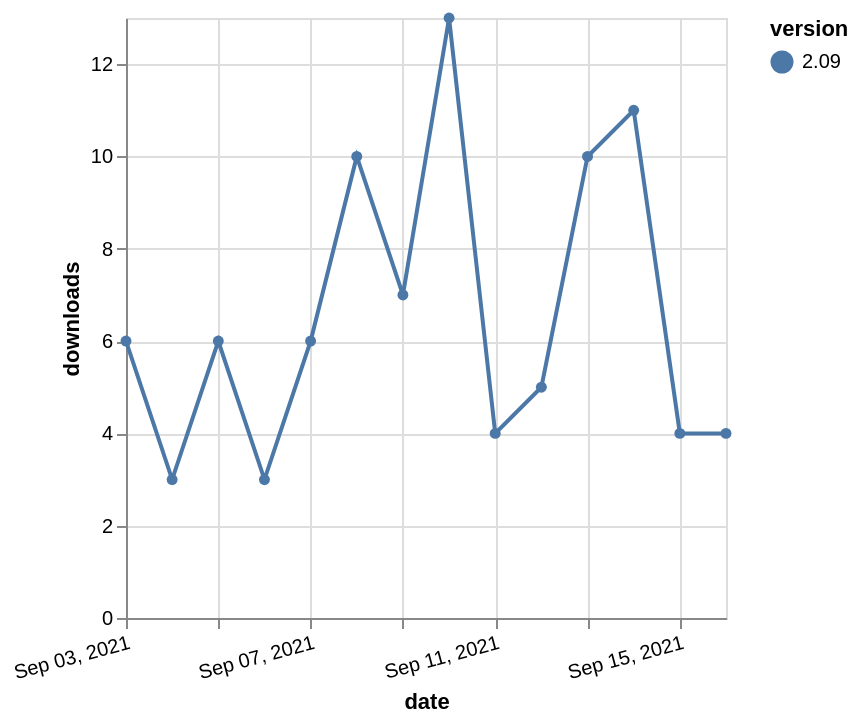

The Vega-Lite source for this figure:
### Vega-Lite specification from a JSON file in a GitHub repository (floating-point values rounded to 4 significant figures)
{"$schema": "https://vega.github.io/schema/vega-lite/v5.json", "description": "A simple bar chart with embedded data.", "data": {"values": [{"date": "2021-09-03", "total": 9475, "delta": 6, "version": "2.09"}, {"date": "2021-09-04", "total": 9478, "delta": 3, "version": "2.09"}, {"date": "2021-09-05", "total": 9484, "delta": 6, "version": "2.09"}, {"date": "2021-09-06", "total": 9487, "delta": 3, "version": "2.09"}, {"date": "2021-09-07", "total": 9493, "delta": 6, "version": "2.09"}, {"date": "2021-09-08", "total": 9503, "delta": 10, "version": "2.09"}, {"date": "2021-09-09", "total": 9510, "delta": 7, "version": "2.09"}, {"date": "2021-09-10", "total": 9523, "delta": 13, "version": "2.09"}, {"date": "2021-09-11", "total": 9527, "delta": 4, "version": "2.09"}, {"date": "2021-09-12", "total": 9532, "delta": 5, "version": "2.09"}, {"date": "2021-09-13", "total": 9542, "delta": 10, "version": "2.09"}, {"date": "2021-09-14", "total": 9553, "delta": 11, "version": "2.09"}, {"date": "2021-09-15", "total": 9557, "delta": 4, "version": "2.09"}, {"date": "2021-09-16", "total": 9561, "delta": 4, "version": "2.09"}]}, "width": "container", "mark": {"type": "line", "point": {"filled": true}}, "encoding": {"x": {"field": "date", "type": "temporal", "timeUnit": "yearmonthdate", "title": "date", "axis": {"labelAngle": -15}}, "y": {"field": "delta", "type": "quantitative", "title": "downloads"}, "color": {"field": "version", "type": "nominal"}, "tooltip": {"field": "delta"}}}
